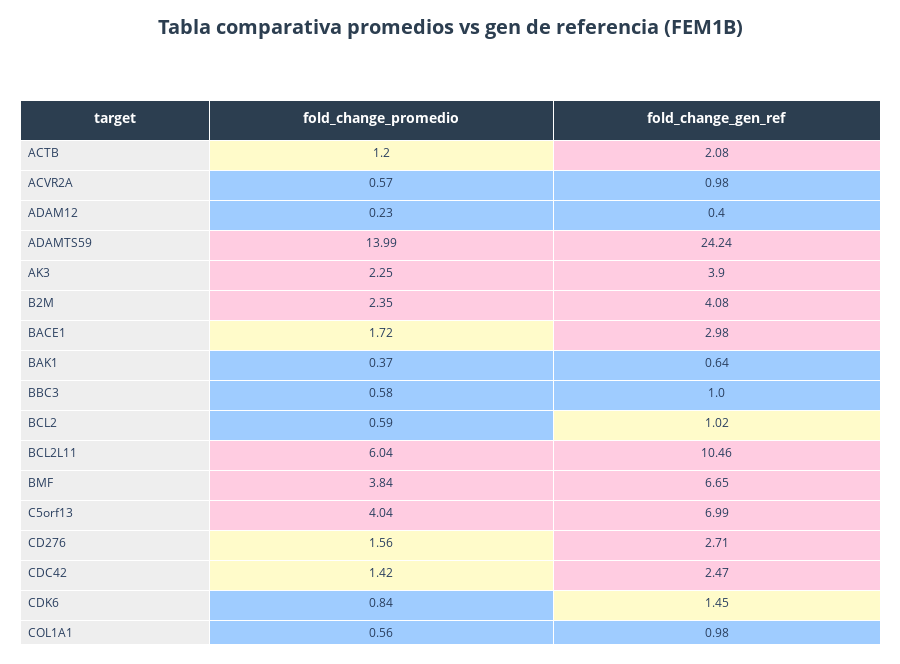

Here is the notebook cell this chart was saved with:
### Markdown cell above
### Tabla comparativa de métodos de calculo de fold change

Este código genera una tabla interactiva en Python usando Plotly. Procesa los valores de "fold change" para cada gen y ajusta los estilos de manera dinámica, calculando el ancho de columnas en función del contenido y aplicando colores condicionales según los umbrales definidos. También ajusta la altura de las filas y el layout de la tabla para mejorar la visualización.

### Code cell
import pandas as pd
import plotly.graph_objects as go
import numpy as np

# Configuración actualizada con ajustes de ancho
SETTINGS = {
    "color_thresholds": [1, 2],
    "colors": ['#9fccff', '#FFFBCA', '#FFCCE1'],
    "header_style": {
        "fill_color": '#2C3E50',
        "font_color": 'white',
        "align": ['center', 'center', 'center'],
        "font_size": 14,
        "height": 40
    },
    "cell_style": {
        "font_size": 12,
        "align": ['left', 'center', 'center'],
        "height": 30
    },
    "decimals": 2,
    "char_width": 7,         # Pixeles por carácter
    "min_column_width": 60,  # Ancho mínimo reducido
    "max_column_width": 200,  # Límite máximo ajustado

    "row_height": 35,         # Altura por fila
    "header_height": 40,      # Altura del encabezado
    "base_height": 300        # Altura base para título y márgenes
}

def prepare_data(df):
    return (df[['target', 'fold_change_promedio', 'fold_change_gen_ref']]
            .sort_values(by='target', ascending=True)
            .assign(
                fold_change_promedio=lambda x: x['fold_change_promedio'].round(SETTINGS['decimals']),
                fold_change_gen_ref=lambda x: x['fold_change_gen_ref'].round(SETTINGS['decimals'])
            ))

def calculate_colors(series):
    return np.select(
        [series > SETTINGS["color_thresholds"][1],
         series > SETTINGS["color_thresholds"][0]],
        SETTINGS["colors"][::-1][:2],
        SETTINGS["colors"][0]
    )

def calculate_column_widths(df):
    col_widths = []
    for col in df.columns:
        # Longitud máxima entre encabezado y contenido
        max_header_length = len(str(col))
        max_content_length = df[col].astype(str).apply(len).max()
        max_length = max(max_header_length, max_content_length)

        # Cálculo de ancho con nuevos parámetros
        calculated_width = max_length * SETTINGS["char_width"]
        final_width = np.clip(calculated_width,
                            SETTINGS["min_column_width"],
                            SETTINGS["max_column_width"])

        col_widths.append(final_width)

    return col_widths

def create_interactive_table(df):
    # Convertir datos a strings para mejor cálculo
    df_display = df.copy()
    for col in ['fold_change_promedio', 'fold_change_gen_ref']:
        df_display[col] = df_display[col].astype(str)

    metadata = {
        "columns": df_display.columns.tolist(),
        "promedio_colors": calculate_colors(df['fold_change_promedio']),
        "gen_ref_colors": calculate_colors(df['fold_change_gen_ref']),
        "values": [df_display[col] for col in df_display.columns]
    }

    fig = go.Figure(data=[go.Table(
        columnwidth=calculate_column_widths(df_display),
        header=dict(
            values=[f"<b>{col}</b>" for col in metadata["columns"]],
            **SETTINGS["header_style"],
            font=dict(
                size=SETTINGS["header_style"]["font_size"],
                color=SETTINGS["header_style"]["font_color"]
            )
        ),
        cells=dict(
            values=metadata["values"],
            fill_color=[
                ['#EEEEEE']*len(df),
                metadata["promedio_colors"],
                metadata["gen_ref_colors"]
            ],
            **SETTINGS["cell_style"],
            font=dict(size=SETTINGS["cell_style"]["font_size"])
        )
    )])

    # Ajustes finales del layout
    fig.update_layout(
        title={
            'text': f'<b>Tabla comparativa promedios vs gen de referencia ({gen_referencia})</b>',
            'y': 0.97,
            'x': 0.5,
            'xanchor': 'center',
            'font': dict(size=20, color='#2C3E50')
        },
        margin=dict(t=100, b=20, l=20, r=20),
        paper_bgcolor='white',
        autosize=False,  # Desactivar autoajuste global para priorizar nuestros cálculos
        height=300 + len(df)*4
    )

    return fig

# Datos de prueba con diferentes longitudes
df_fold_change = df_consolidado[['target', 'fold_change_promedio', 'fold_change_gen_ref']]

df_processed = prepare_data(df_fold_change)
fig = create_interactive_table(df_processed)
fig.show(config={'responsive': False})  # Desactivar responsive para forzar nuestros anchos

### Figure 1 — Plotly figure (JSON) as saved in the notebook; plotly's stock layout.template omitted (floating-point values rounded to 4 significant figures; data arrays with more than 128 entries replaced by an {"elided": "..."} marker saying what was removed)
{"data": [{"cells": {"align": ["left", "center", "center"], "fill": {"color": {"elided": "3x91 str values"}}, "font": {"size": 12}, "height": 30, "values": {"elided": "3x91 str values"}}, "columnwidth": [77, 140, 133], "header": {"align": ["center", "center", "center"], "fill": {"color": "#2C3E50"}, "font": {"color": "white", "size": 14}, "height": 40, "values": ["<b>target</b>", "<b>fold_change_promedio</b>", "<b>fold_change_gen_ref</b>"]}, "type": "table"}], "layout": {"autosize": false, "height": 664, "margin": {"b": 20, "l": 20, "r": 20, "t": 100}, "paper_bgcolor": "white", "title": {"font": {"color": "#2C3E50", "size": 20}, "text": "<b>Tabla comparativa promedios vs gen de referencia (FEM1B)</b>", "x": 0.5, "xanchor": "center", "y": 0.97}}}
